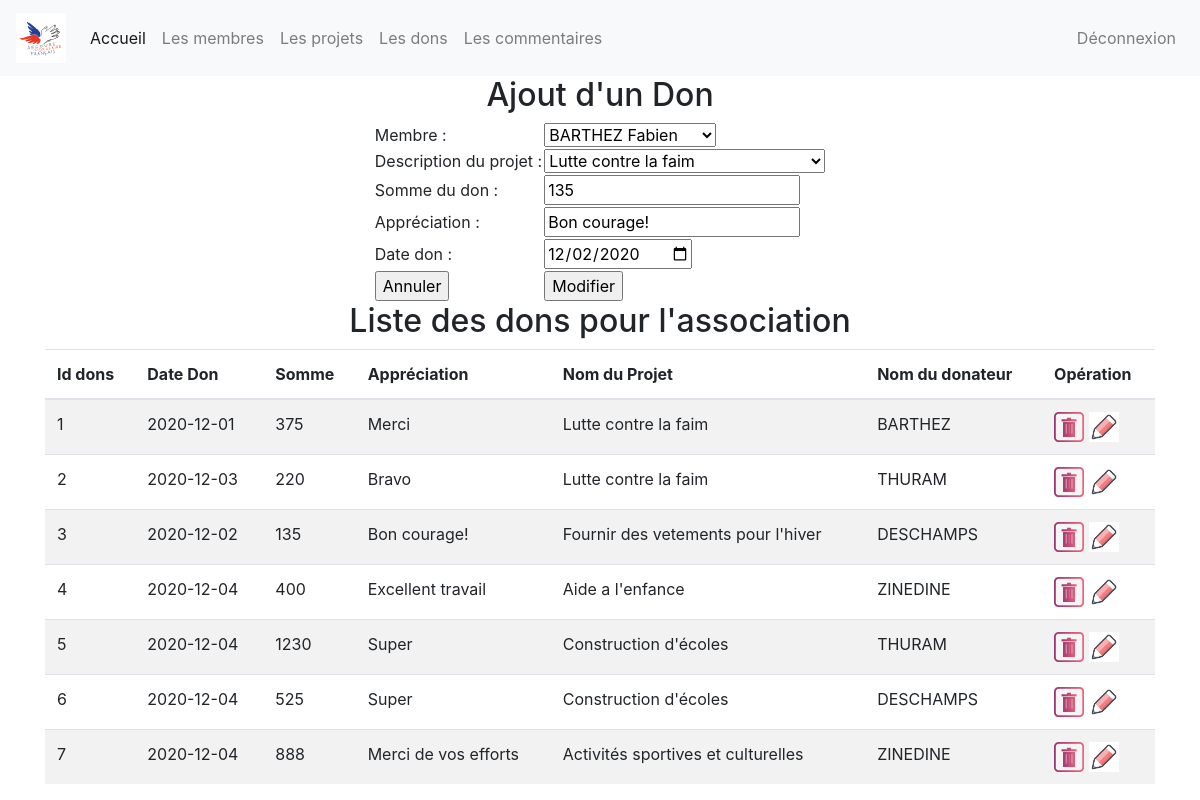
/index.php?page=3&action=edit&iddon=3 (signed in), run on the app's committed database.
### tables this page shows
create table don (
	iddon int(3) not null auto_increment, 
	datedon date,
	somme float,  
	appreciation varchar(255),
	idprojet int(3) not null, 
	idmembre int(3) not null,
	primary key(iddon), 
	foreign key(idprojet) references projet(idprojet), 
	foreign key(idmembre) references membre(idmembre)
);

### controleur/controleur.class.php (called while the page is built, shortened)
<?php
	require_once ("modele/modele.class.php");
	class Controleur {
		private $unModele ;
		public function   __construct ($serveur, $bdd, $user, $mdp){
			$this->unModele = new Modele ($serveur, $bdd, $user, $mdp);
		}
		public function setTable ($uneTable)
		{
			$this->unModele->setTable($uneTable);
		}
		public function selectAll ($tab)
		{
			$lesResultats = $this->unModele->selectAll($tab);
			return $lesResultats;
		}
		public function selectWhere ($tab)
		{
			return $this->unModele->selectWhere($tab);
		}
	}
?>

### modele/modele.class.php (called while the page is built, shortened)
<?php
	class Modele {
		private $unPdo , $uneTable;
		public function   __construct ($serveur, $bdd, $user, $mdp)
		{
			$this->unPdo =null;
			try{
		$this->unPdo = new PDO ("mysql:host=".$serveur.";dbname=".$bdd, $user, $mdp);
			}
			catch (PDOException $exp){
				echo "Erreur de connexion au serveur : ".$serveur."/".$bdd ;
			}
		}
		public function setTable ($uneTable)
		{
			$this->uneTable = $uneTable;
		}
		public function selectAll ($tab) {
			if ($this->unPdo != null){
				$chaine = implode(", ", $tab);
				$requete = "select ".$chaine." from " .$this->uneTable. " ; ";
				$select = $this->unPdo->prepare ($requete);
				$select->execute ();
				return $select->fetchAll();
			} else {
				return null;
			}
		}
		public function selectWhere ($tab)
		{
			if ($this->unPdo != null){
				$listeChamps = array();
				$donnees =array();
				foreach ($tab as $cle => $valeur) {
					$listeChamps[] = $cle." = ".":".$cle ;
					$donnees[":".$cle] = $valeur;
				}
				$chaineChamps = implode(" and ", $listeChamps);
				$requete = "select * from   ".$this->uneTable. " where ".$chaineChamps.";" ;
				$select = $this->unPdo->prepare ($requete);
				$select->execute ($donnees);
				return $select->fetch();
			}
			else
			{
				return null;
			}
		}
	}
?>

### vue/vue_insert_don.php (the view, shortened to what this page needs)
<h2> Ajout d'un Don </h2>
<form method ="post" action ="">
	<table>
		<tr>
		<td> Membre : </td>
				<td>
				<select name ="idmembre">
						 <?php
						 	foreach ($lesMembres as $unMembre) {
								 echo "<option value ='".$unMembre['idmembre']."'>".$unMembre['nom']."  ".$unMembre['prenom']."</option>";
						 	}
						 ?>
					</select>
				</td>
		</tr>
		<tr>
	<td> Description du projet : </td>
		<td>		 <select name ="idprojet">
						 <?php
						 	foreach ($lesProjets as $unProjet) {
						 		echo "<option value ='".$unProjet['idprojet']."'>".$unProjet['description']."  "."</option>";
						 	}
						 ?>
					</select>
				</td>
		</tr>
		<tr>
			<td> Somme du don : </td>
			<td> <input type="text" name="somme" value ="<?php echo ($leDon!=null) ? $leDon['somme']:""; ?>"></td>
		</tr>
		<tr>
			<td> Appréciation  : </td>
			<td> <input type="text" name="appreciation" value ="<?php echo ($leDon!=null) ? $leDon['appreciation']:""; ?>"></td>
		</tr>
		<tr>
			<td> Date don  : </td>
			<td> <input type="date" name="datedon" value ="<?php echo ($leDon!=null) ? $leDon['datedon']:""; ?>"></td>
		</tr>
		<tr>
			<td>  <input type="reset" name="annnuler" value ="Annuler"></td>
			<td> <input type="submit"
				<?php echo ($leDon!=null) ? " name='modifier' value='Modifier' " : " name='valider' value='Valider' ";?>
				>
		</tr>
	</table>
</form>

### data on the page
don: somme "135", appreciation "Bon courage!", datedon "12/02/2020"

### other printed values
$leDon['iddon'] "1"
$leDon['datedon'] "2020-12-01"
$leDon['somme'] "375"
$leDon['appreciation'] "Merci"
$leDon['description'] "Lutte contre la faim"
$leDon['nom'] "BARTHEZ"
$leDon['iddon'] "2"
$leDon['datedon'] "2020-12-03"
$leDon['somme'] "220"
$leDon['appreciation'] "Bravo"
$leDon['nom'] "THURAM"
$leDon['iddon'] "3"
$leDon['datedon'] "2020-12-02"
$leDon['somme'] "135"
$leDon['appreciation'] "Bon courage!"
